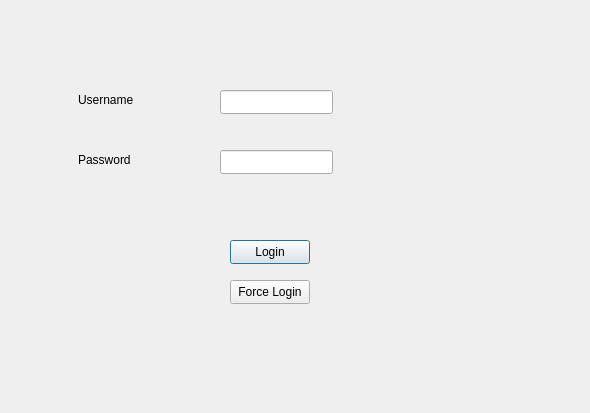
<?xml version="1.0" encoding="UTF-8"?>
<ui version="4.0">
 <class>AdminLogIn</class>
 <widget class="QDialog" name="AdminLogIn">
  <property name="geometry">
   <rect>
    <x>0</x>
    <y>0</y>
    <width>590</width>
    <height>413</height>
   </rect>
  </property>
  <property name="windowTitle">
   <string>Dialog</string>
  </property>
  <widget class="QLineEdit" name="Username">
   <property name="geometry">
    <rect>
     <x>220</x>
     <y>90</y>
     <width>113</width>
     <height>24</height>
    </rect>
   </property>
  </widget>
  <widget class="QPushButton" name="LoginButton">
   <property name="geometry">
    <rect>
     <x>230</x>
     <y>240</y>
     <width>80</width>
     <height>24</height>
    </rect>
   </property>
   <property name="text">
    <string>Login</string>
   </property>
  </widget>
  <widget class="QLabel" name="label">
   <property name="geometry">
    <rect>
     <x>78</x>
     <y>90</y>
     <width>81</width>
     <height>20</height>
    </rect>
   </property>
   <property name="text">
    <string>Username</string>
   </property>
  </widget>
  <widget class="QLabel" name="label_2">
   <property name="geometry">
    <rect>
     <x>78</x>
     <y>150</y>
     <width>81</width>
     <height>20</height>
    </rect>
   </property>
   <property name="text">
    <string>Password</string>
   </property>
  </widget>
  <widget class="QLineEdit" name="Password">
   <property name="geometry">
    <rect>
     <x>220</x>
     <y>150</y>
     <width>113</width>
     <height>24</height>
    </rect>
   </property>
   <property name="inputMask">
    <string notr="true"/>
   </property>
   <property name="echoMode">
    <enum>QLineEdit::Password</enum>
   </property>
  </widget>
  <widget class="QPushButton" name="ForceLIbutton">
   <property name="geometry">
    <rect>
     <x>230</x>
     <y>280</y>
     <width>80</width>
     <height>24</height>
    </rect>
   </property>
   <property name="text">
    <string>Force Login</string>
   </property>
  </widget>
 </widget>
 <resources/>
 <connections/>
</ui>
